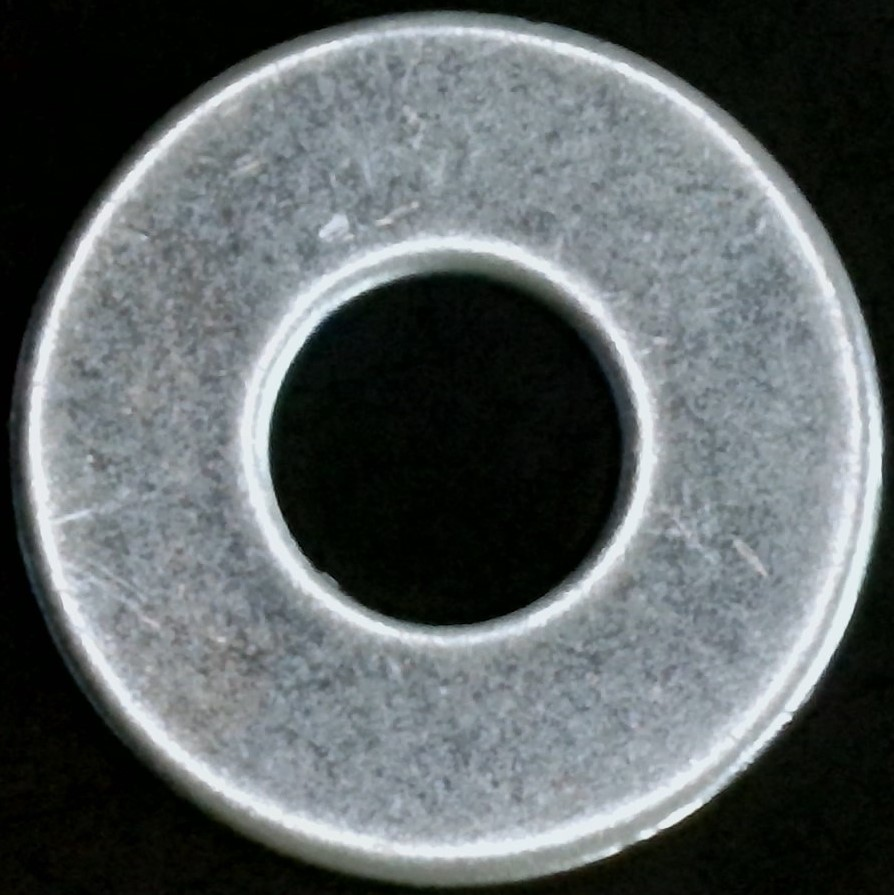
#> input picture input_data/washer_ng/sure/WIN_20200505_10_49_33_Pro.jpg, 894 x 895 px; its folder holds only this picture in this run
$ jupyter execute --allow-errors DA_filters.ipynb   (shell and % lines are left out)
#> lines starting #> are read from the running program, lines starting #| are printed output that depends on the picture
[cell 1]
import cv2
import random
import matplotlib.pyplot as plt
import numpy as np
import os

# Helping functions

[cell 2]
# Read all images from path
def read_database_images(dir_path):
    database_images = []
    #accept_exts = ['.jpg','.jpeg','.bmp','.png']
    accept_exts = ['.jpg']

    for root,dirs,files in os.walk(dir_path):
        for file in files:
            if os.path.splitext(file)[1].lower() in accept_exts:
                database_images.append(os.path.join(root,file))
#> in load_img, img is the input picture: shape (895, 894, 3); mean B, G, R 100.6, 99.2, 93

    database_images = sorted(database_images)

    if(database_images) == 0:
        print("No images found")
        exit(1)

    print('{} images found. Type: {}'.format(len(database_images),type(database_images)))

    return database_images

# LOAD IMG
def load_img(path):
    img = cv2.imread(path)
    return img
# SAVE
def saveImg(img_name, img, f_type="", dirpath="output"):
    import datetime; currentDT = datetime.datetime.now().strftime("%y%m%d%H%M%S%f")
    path_str = dirpath +'/'+ img_name + "_" +f_type+'.jpg';
    cv2.imwrite(path_str, img)
# SHOW 1 IMG
def get_RGB(img): return cv2.cvtColor(img, cv2.COLOR_BGR2RGB)
def showImg(img):
    fig = plt.figure(figsize=(10,8))
    ax = fig.add_subplot(111)
    ax.imshow(get_RGB(img))
# SHOW 4 IMGs
def show4Img(Image1, Image2, Image3, Image4, title1="First", title2="Second", title3="Third", title4="Fourth"):
    # create figure
    fig = plt.figure(figsize=(13, 13))

    # setting values to rows and column variables
    rows = 2
    columns = 2

    # Adds a subplot at the 1st position
    fig.add_subplot(rows, columns, 1)

    # showing image
    plt.imshow(get_RGB(Image1))
    plt.axis('off')
    plt.title(title1)

    # Adds a subplot at the 2nd position
    fig.add_subplot(rows, columns, 2)

    # showing image
    plt.imshow(get_RGB(Image2))
    plt.axis('off')
    plt.title(title2)

    # Adds a subplot at the 3rd position
    fig.add_subplot(rows, columns, 3)

    # showing image
    plt.imshow(get_RGB(Image3))
    plt.axis('off')
    plt.title(title3)

    # Adds a subplot at the 4th position
    fig.add_subplot(rows, columns, 4)

    # showing image
    plt.imshow(get_RGB(Image4))
    plt.axis('off')
    plt.title(title4)

# Resize Image
def resize_img(img,resize_param = 0.5):

    x = int(img.shape[1] * resize_param)
    y = int(img.shape[0] * resize_param)
    size = (x,y)
    temp_img = cv2.resize(img,size)

    return temp_img

[cell 3]
p1 = load_img('p1.jpg')
nsabi_1 = load_img('nsabi_1.jpg')
nsure_1 = load_img('nsure1.jpg')

# Flip

[cell 4]
# Along central x axis
def get_flip_x(img):
    return cv2.flip(img, 0)
# Along central y axis
def get_flip_y(img):
    return cv2.flip(img, 1)
# Along both axis
def get_flip_xy(img):
    return cv2.flip(img, -1)

#> (a cell that did not finish here is left out)

# Low Pass Filter with a 2D Convolution

[cell 6]
def get_filter2D(img, shapes = (5,5), div = 10):
#> called with shapes = (5, 5), div = 20
    kernel = np.ones(shape=shapes, dtype=np.float32) / div
    return cv2.filter2D(img,-1,kernel)
#> call 2 of get_filter2D, with shapes = (4, 4), div = 10
#> in get_filter2D (call 2), `return cv2.filter2D(img,-1,kernel)`:
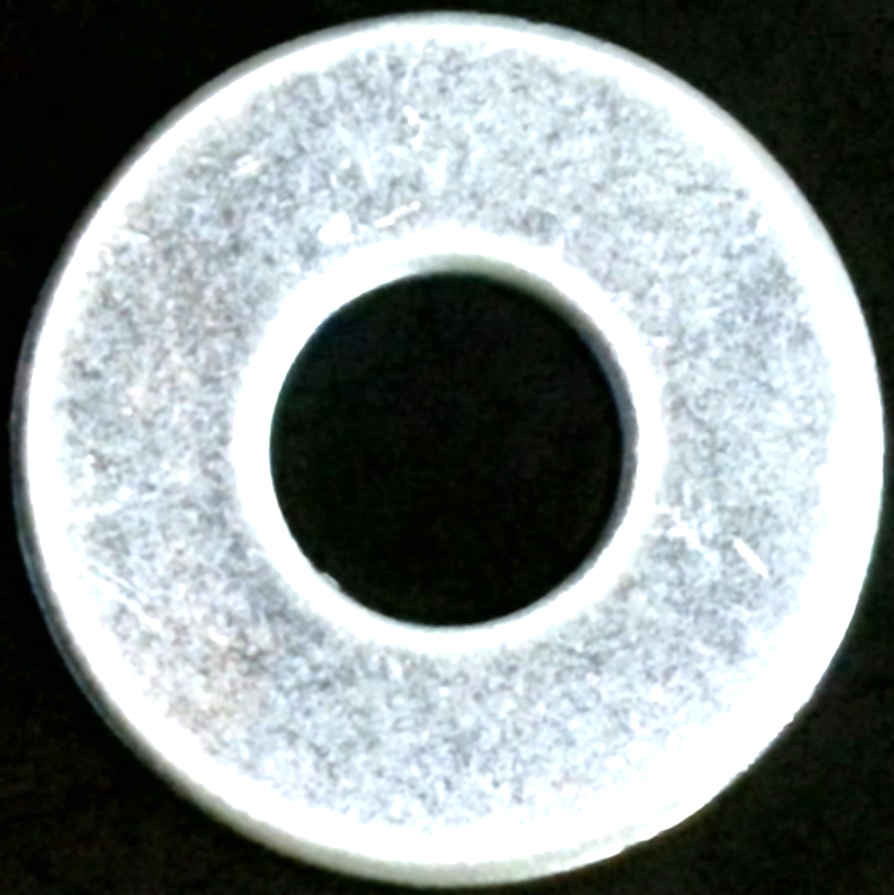
#> returned value: shape (895, 894, 3); mean of channels 0, 1, 2 148.3, 147.8, 139.8; drawn as B, G, R

[cell 7]
# Median Blurring
def get_median_blur(img):
    return cv2.medianBlur(img, 5)

[cell 8]
# Bilateral Filtering
def get_blur_bilateralFiltering(img):
    cv2.bilateralFilter(img,9,75,75)

#> (a cell that did not finish here is left out)

[cell 10]
img_names = read_database_images('/home/pratham/study/input_data/washer/negative/sure/')
output_dir = "/home/pratham/study/input_data/washer/da_opencv/neg"

#img_names = read_database_images('/home/pratham/study/input_data/washer/positive/')
#output_dir = "/home/pratham/study/input_data/washer/da_opencv/pos/"

[cell 11]
for img_path in img_names:
    img_name = os.path.basename(img_path)
    img_name = os.path.splitext(img_name)[0]
    img = load_img(img_path)
    saveImg(img_name=img_name, img=get_flip_x(img),f_type='flip_x', dirpath=output_dir)
    saveImg(img_name=img_name, img=get_flip_y(img),f_type='flip_y', dirpath=output_dir)
    saveImg(img_name=img_name, img=get_flip_xy(img),f_type='flip_xy', dirpath=output_dir)
    saveImg(img_name=img_name, img=get_filter2D(img, shapes = (5,5), div= 20),f_type='filter2D5x5', dirpath=output_dir)
    saveImg(img_name=img_name, img=get_filter2D(img, shapes = (4,4), div= 10),f_type='filter2D4x4', dirpath=output_dir)
    saveImg(img_name=img_name, img=get_median_blur(img),f_type='median_blur', dirpath=output_dir)
#show4Img(p1, get_flip_x(p1), get_flip_y(p1), get_flip_xy(p1), "original", "flip_along_x", "flip_along_y", "flip_along_xy")
#show4Img(p1, get_filter2D(shapes = (5,5), div= 20), get_filter2D(shapes = (4,4), div= 10), get_median_blur(p1), "original", "get_filter2D(5,5), div= 20", "get_filter2D(shapes = (4,4), div= 10", "median_blur")

[cell 12]
img_path = "/home/pratham/study/input_data/washer/positive/WIN_20200505_12_37_55_Pro.jpg"
img = load_img(img_path)
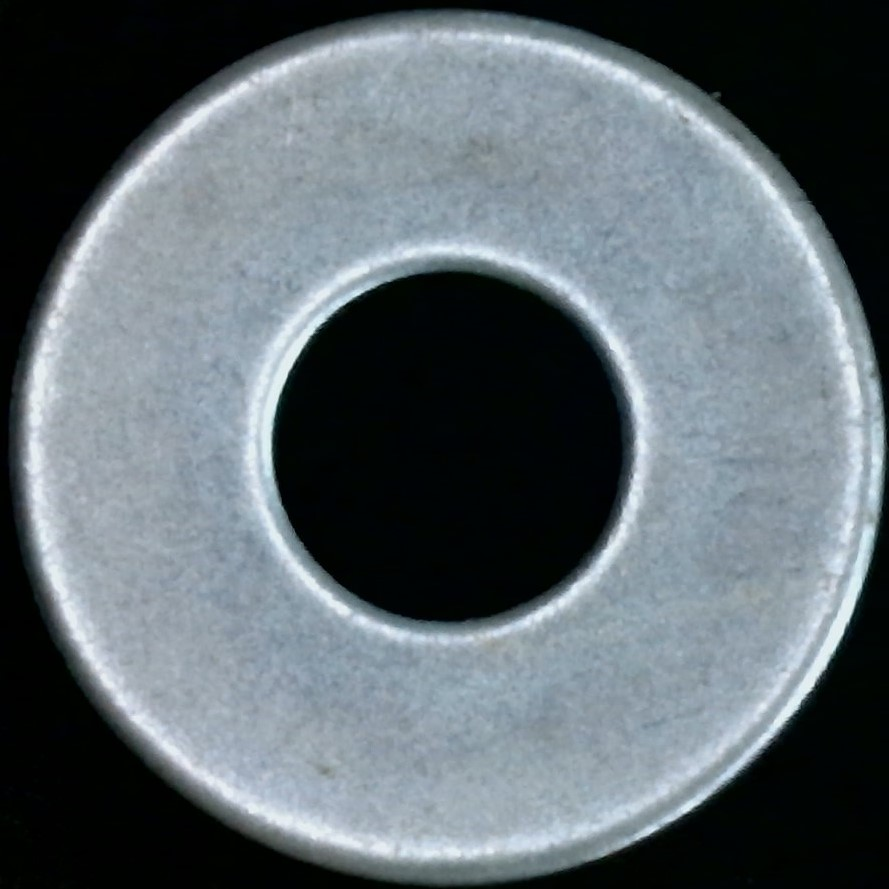
#> input picture input_data/washer_ok/WIN_20200505_12_37_55_Pro.jpg, 889 x 889 px, found by its file name
#> in load_img, img is the input picture: shape (889, 889, 3); mean B, G, R 111.5, 105.6, 95.8

[cell 13]
img_name = os.path.basename(img_path)
img_name = os.path.splitext(img_name)[0]
saveImg(img_name=img_name, img=get_flip_x(img),f_type='flip_x', dirpath=output_dir)
saveImg(img_name=img_name, img=get_flip_y(img),f_type='flip_y', dirpath=output_dir)
saveImg(img_name=img_name, img=get_flip_xy(img),f_type='flip_xy', dirpath=output_dir)
#> in get_flip_xy (call 3), `return cv2.flip(img, -1)`:
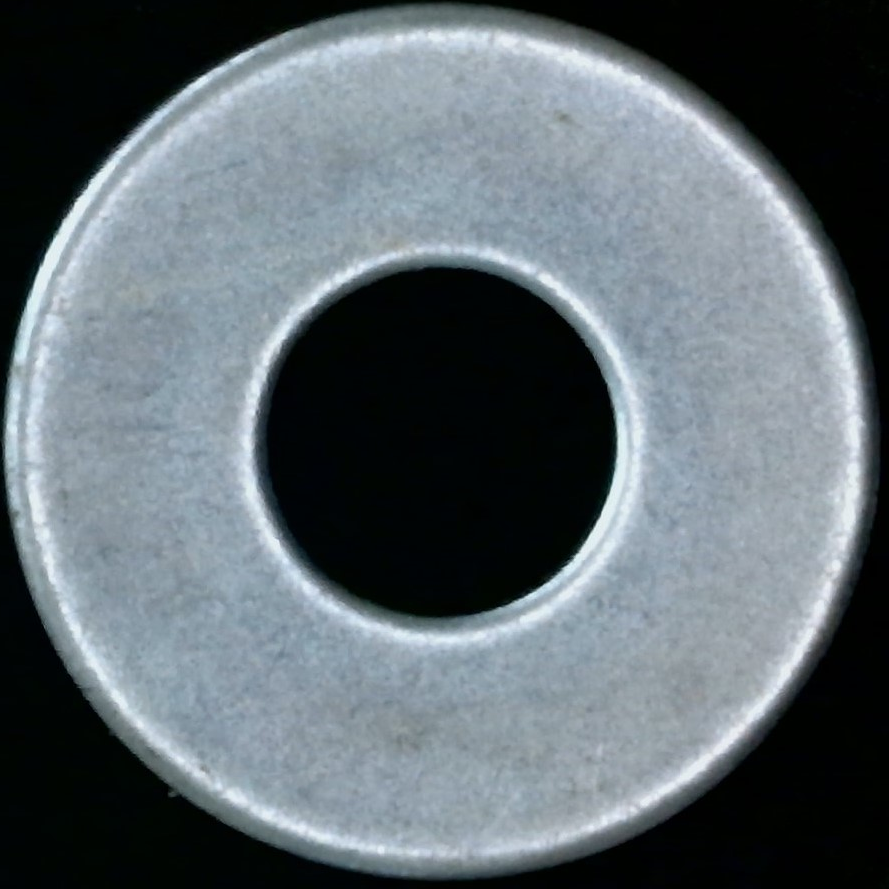
#> returned value: shape (889, 889, 3); mean of channels 0, 1, 2 111.5, 105.6, 95.8; drawn as B, G, R
saveImg(img_name=img_name, img=get_filter2D(img, shapes = (5,5), div= 20),f_type='filter2D5x5', dirpath=output_dir)
#> call 3 of get_filter2D, with shapes = (5, 5), div = 20
#> in get_filter2D (call 3), `return cv2.filter2D(img,-1,kernel)`:
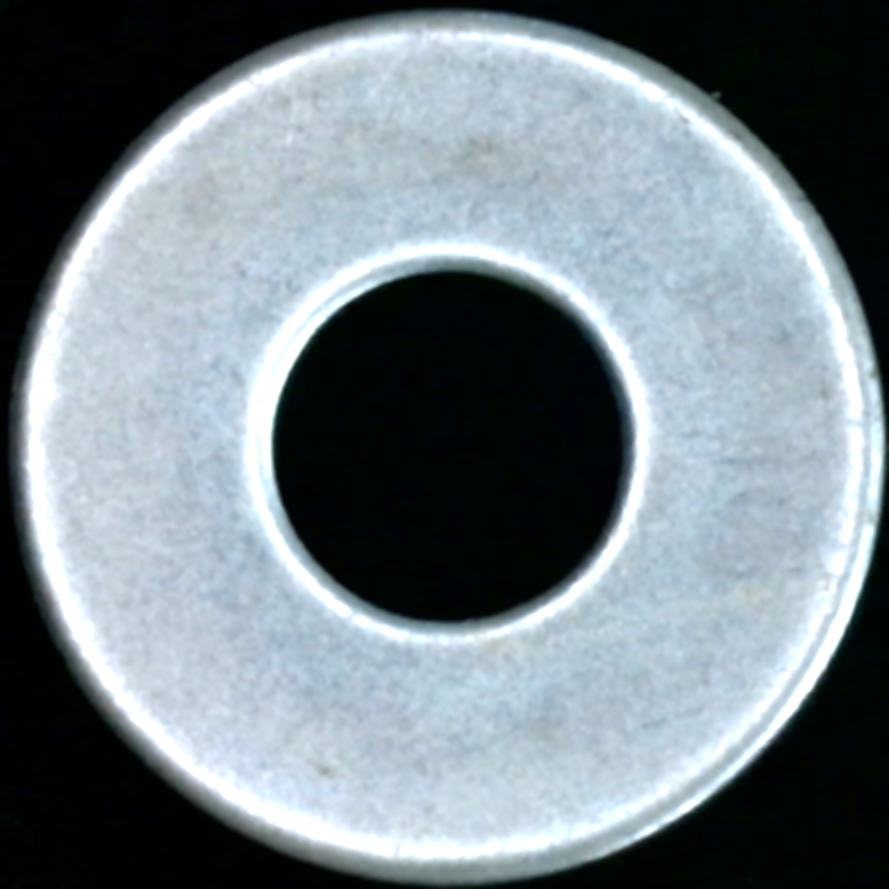
#> returned value: shape (889, 889, 3); mean of channels 0, 1, 2 137.5, 130.9, 119.3; drawn as B, G, R
saveImg(img_name=img_name, img=get_filter2D(img, shapes = (4,4), div= 10),f_type='filter2D4x4', dirpath=output_dir)
#> call 4 of get_filter2D, with shapes = (4, 4), div = 10
#> in get_filter2D (call 4), `return cv2.filter2D(img,-1,kernel)`:
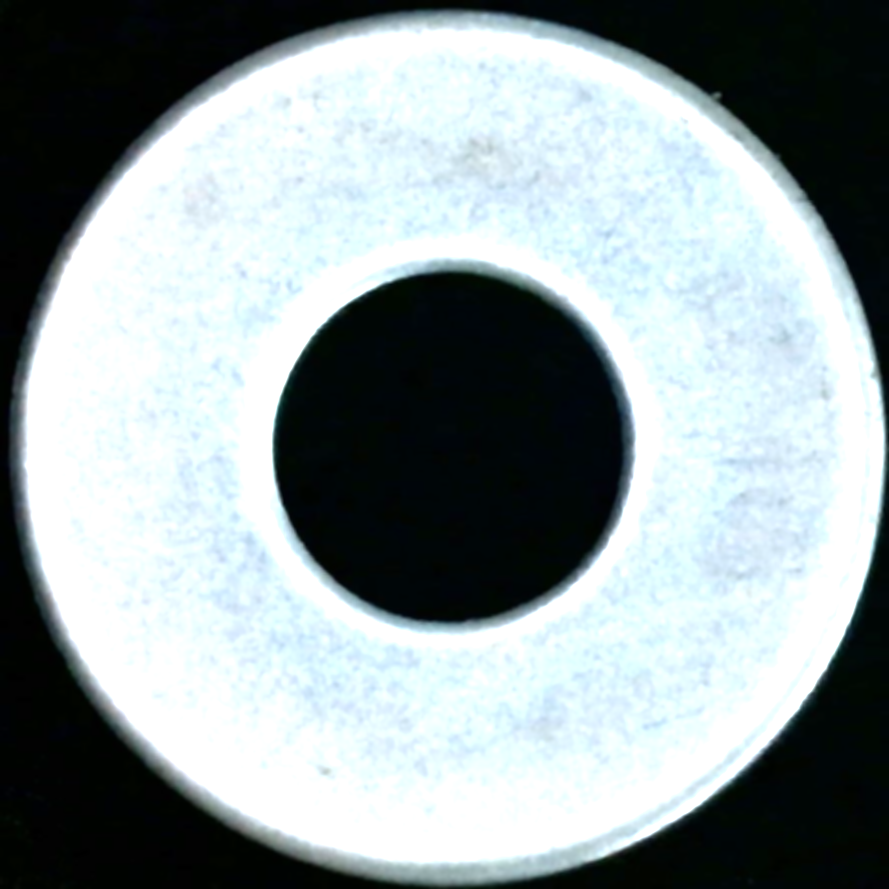
#> returned value: shape (889, 889, 3); mean of channels 0, 1, 2 159.6, 157.7, 147.1; drawn as B, G, R
saveImg(img_name=img_name, img=get_median_blur(img),f_type='median_blur', dirpath=output_dir)

[cell 14]
showImg(get_flip_x(img))
